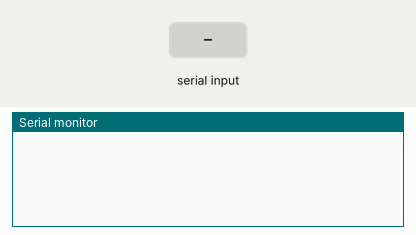
Recording of a sketch running on a simulated ESP8266 (NodeMCU). Parts: the last lines printed to the serial monitor. The test bench sets the inputs (shaded band). WiFi joins after 1.5 s; servers stay silent unless stated.

Above: at 3.0 s.
3.1 s: "90,45\n" received over the second serial link
At 4.3 s:
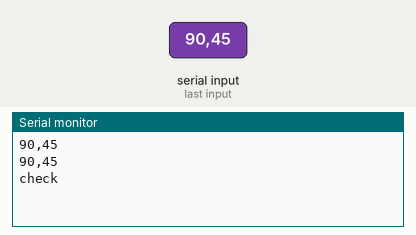
4.6 s: "0\n" received over the second serial link
At 5.6 s:
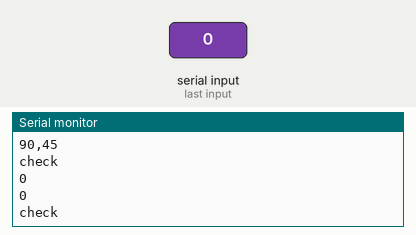
6.1 s: "1,90,45\n" received over the second serial link
At 6.9 s:
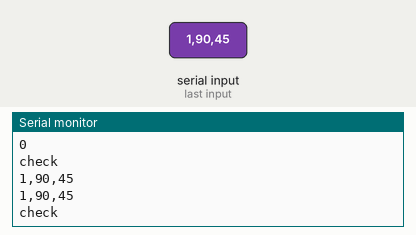

Measured:
- after the input at 3.1 s, the serial monitor: prints a new line at once (image 1)
- after the input at 4.6 s, the serial monitor: prints a new line at once (image 2)
- after the input at 6.1 s, the serial monitor: prints a new line at once (image 3)

The sketch:

Solar_Esp8622.ino
```cpp
// this is the code for NodeMCU
// There has to be quite a few libraries installed for establishisng a connection
// with Arduino, Blynk and to Wifi.
#define BLYNK_PRINT Serial
#include <ESP8266WiFi.h>// using Wifi.
#include <SimpleTimer.h>//The goal is to be able to execute a particular
//piece of code every n milliseconds, without using interrupts.
#include <BlynkSimpleEsp8266.h>// library to introduce blynk and node Mcu.
#include <SoftwareSerial.h>// for the serial communication with the Arduino


// Blynk token you received via email
char auth[] = "Adw4GH4v2ilMyt0yvHvD7EaavEIatMun";// the code that was sent in my email id.
// Your WiFi credentials
char ssid[] = "viks";// mobile wifi.
char pass[] = "note5pro";//password


SimpleTimer timer;// object creation for simple Timer.

SoftwareSerial S(2,3);// object creation for communicating with Arduino.

//SimpleTimer timer;
//void ICACHE_RAM_ATTR ISRoutine ();
String myString; // complete message from arduino, which consistors of snesors data
char rdata; // received charactors

float firstVal, secondVal; // sensors
// This function sends Arduino's up time every second to Virtual Pin (1).
// In the app, Widget's reading frequency should be set to PUSH. This means
// that you define how often to send data to Blynk App.
void myTimerEvent()
{
  // You can send any value at any time.
  // Please don't send more that 10 values per second.
  Blynk.virtualWrite(V1, millis() / 1000);

}

void setup() {
  // put your setup code here, to run once:
  Serial.begin(9600);
  S.begin(9600);
  Blynk.begin(auth, ssid, pass);

    timer.setInterval(1000L,sensorvalue1); // timer call for each sensor.
     timer.setInterval(1000L,sensorvalue2);
     timer.setInterval(1000L,sensorvalue3);
}

void loop() {

   if (S.available() == 0 ) // if there is no info from arduino to mcu
   //so write in blynk app using virtual pins.
   {
  Blynk.run();
  timer.run(); // Initiates BlynkTimer
   }

  if (S.available() > 0 ) // if available then decode it.
  {
  // put your main code here, to run repeatedly:
  rdata = S.read();
    myString = myString+ rdata;
   Serial.print(rdata);
    if( rdata == '\n')
    {
    Serial.println(myString);
   Serial.println("check");
// new code
String l = getValue(myString, ',', 0);
String m = getValue(myString, ',', 1);
//String n = getValue(myString, ',', 2);

firstVal = l.toInt();// converting it to Int
secondVal = m.toInt();// converting it to Int

myString = "";
// end new code
    }
  }
}
void sensorvalue1()//voltage
{
float sdata = firstVal;
  // You can send any value at any time.
  // Please don't send more that 10 values per second.
  Blynk.virtualWrite(V3, sdata);

}
void sensorvalue2()// current
{
float sdata = secondVal;
  // You can send any value at any time.
  // Please don't send more that 10 values per second.
  Blynk.virtualWrite(V2, sdata);

}

void sensorvalue3()// power
{
float sdata = (secondVal*firstVal)/1000;
  // You can send any value at any time.
  // Please don't send more that 10 values per second.
  Blynk.virtualWrite(V4, sdata);

}

//extraction of data from string in form of string.
String getValue(String data, char separator, int index)
{
    int found = 0;
    int strIndex[] = { 0, -1 };
    int maxIndex = data.length() - 1;

    for (int i = 0; i <= maxIndex && found <= index; i++) {
        if (data.charAt(i) == separator || i == maxIndex) {
            found++;
            strIndex[0] = strIndex[1] + 1;
            strIndex[1] = (i == maxIndex) ? i+1 : i;
        }
    }
    return found > index ? data.substring(strIndex[0], strIndex[1]) : "";
}
```
